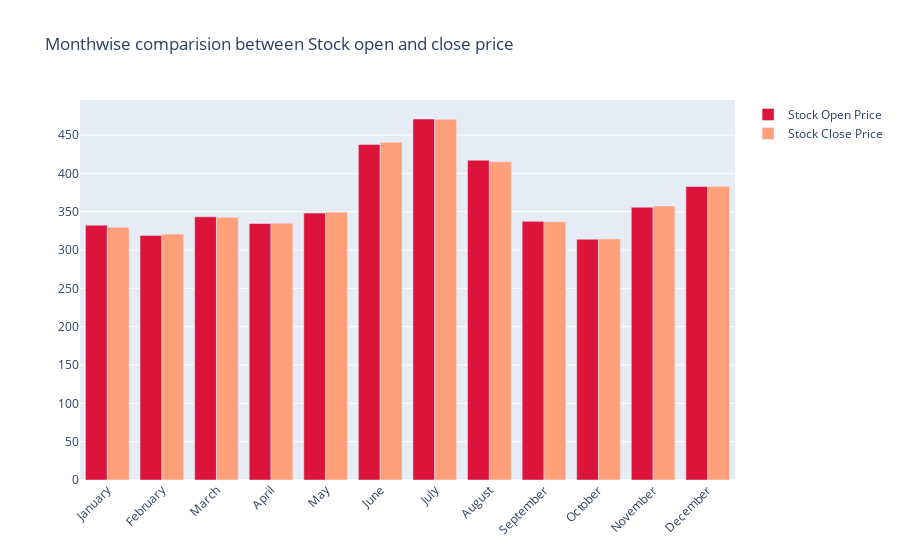

Source (notebook cell):
### Code cell
fig = go.Figure()

fig.add_trace(go.Bar(
    x=monthvise.index,
    y=monthvise['Open'],
    name='Stock Open Price',
    marker_color='crimson'
))
fig.add_trace(go.Bar(
    x=monthvise.index,
    y=monthvise['Close'],
    name='Stock Close Price',
    marker_color='lightsalmon'
))

fig.update_layout(barmode='group', xaxis_tickangle=-45, 
                  title='Monthwise comparision between Stock open and close price')
fig.show()

### Figure 1 — Plotly figure (JSON) as saved in the notebook; plotly's stock layout.template omitted (floating-point values rounded to 4 significant figures)
{"data": [{"marker": {"color": "crimson"}, "name": "Stock Open Price", "type": "bar", "x": ["January", "February", "March", "April", "May", "June", "July", "August", "September", "October", "November", "December"], "y": [332.3, 319.0, 343.3, 334.6, 348.2, 437.7, 470.9, 417.1, 337.4, 314.0, 355.9, 382.8]}, {"marker": {"color": "lightsalmon"}, "name": "Stock Close Price", "type": "bar", "x": ["January", "February", "March", "April", "May", "June", "July", "August", "September", "October", "November", "December"], "y": [329.8, 320.8, 342.8, 334.9, 349.5, 440.5, 470.5, 415.2, 336.9, 314.5, 357.5, 382.9]}], "layout": {"barmode": "group", "title": {"text": "Monthwise comparision between Stock open and close price"}, "xaxis": {"tickangle": -45}}}
